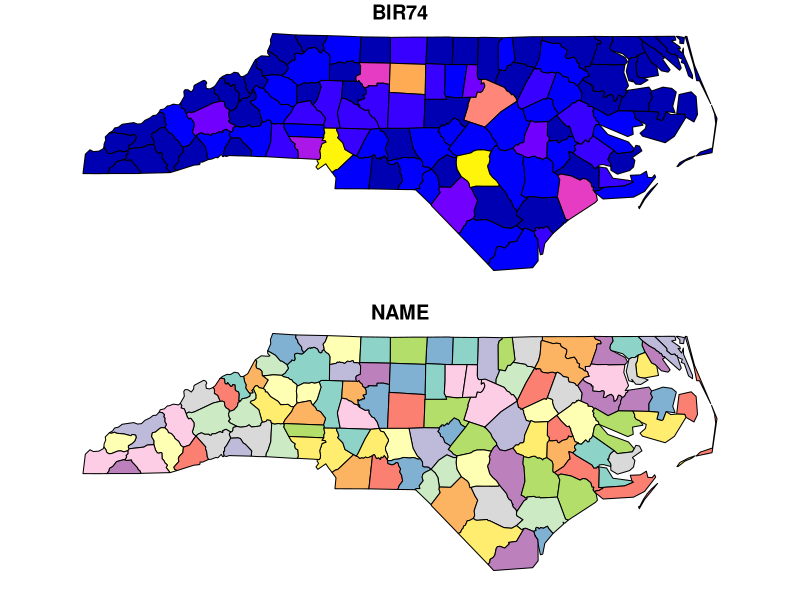
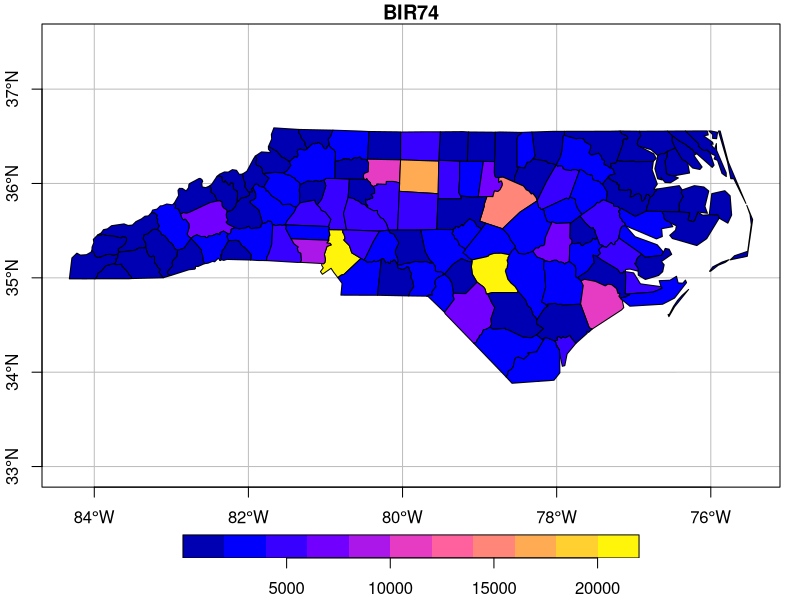
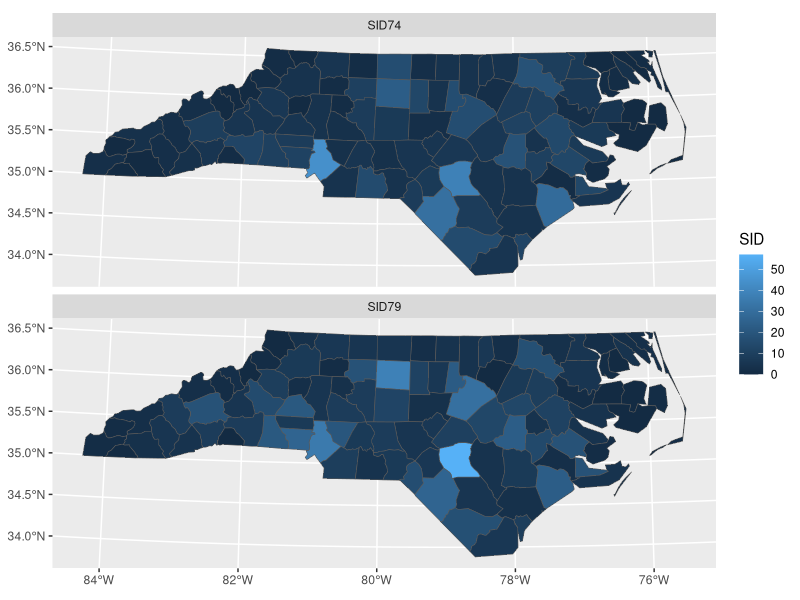

Here is the R script that generated these plots, in order:
## basic examples:
library(sf)
(pt <- st_point(c(0,1)))
(pol <- st_polygon(list(rbind(c(0,0), c(1,0), c(1,1), c(0,1), c(0,0)))))

st_as_binary(st_point(c(0,1)))
st_as_binary(st_polygon(list(rbind(c(0,0), c(1,0), c(1,1), c(0,1), c(0,0)))))

pol * 2 + pt

### R code from vignette source '/home/edzer/git/sfrj/pebesma.Rnw'

###################################################
### code chunk number 1: pebesma.Rnw:241-244
###################################################
nc = read_sf(system.file("gpkg/nc.gpkg", package="sf"))
plot(nc[,c(9,5)])


###################################################
### code chunk number 2: pebesma.Rnw:247-248 (eval = FALSE)
###################################################
plot(nc[,9], key.pos = 1, axes = TRUE, graticule = TRUE)


###################################################
### code chunk number 3: pebesma.Rnw:260-266 (eval = FALSE)
###################################################
## # devtools::install_github("tidyverse/ggplot2")
library(ggplot2)
library(tidyr)
library(dplyr)
nc2 <- nc %>% st_transform(32119) %>% select(SID74, SID79, geom) %>% gather(VAR, SID, -geom)
ggplot() + geom_sf(data = nc2, aes(fill = SID)) + facet_wrap(~VAR, ncol = 1)


###################################################
### code chunk number 4: pebesma.Rnw:305-308
###################################################
st_area(st_transform(nc[1,], 2264)) # NC state plane, US foot
st_crs(2264)$units
st_area(st_transform(nc[1,], 2264)) %>% units::set_units(km^2) # convert:
